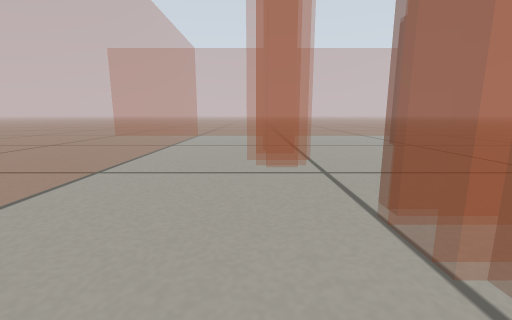
View 1 (above)

21 first-person views from a walk through a robot-simulator world made for Gazebo. The camera is 0.25 m above the floor, tilts 10° down and sees 90° across. The floor is counted in squares, 0.2 m on a side. Each view is taken from the middle of a square. On the plan, view 1 faces up. The plan holds only what a view shows up to about 12 squares ahead; the rest is blank.

View 2
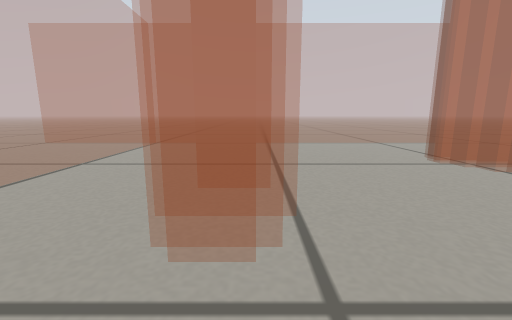

View 3
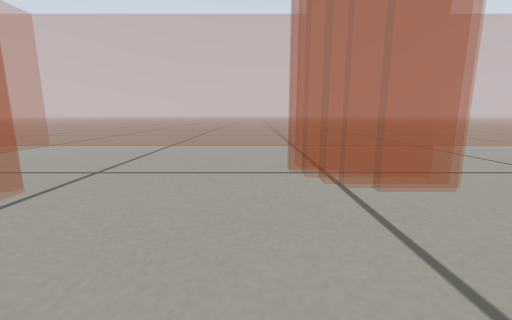

View 4
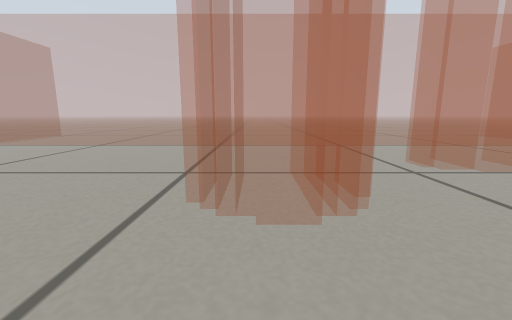

View 5
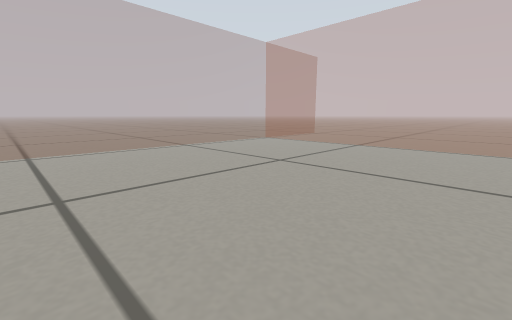

View 6
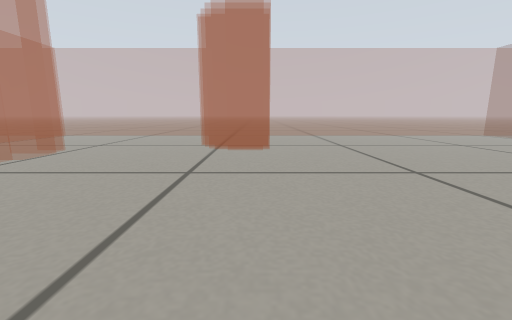

View 7
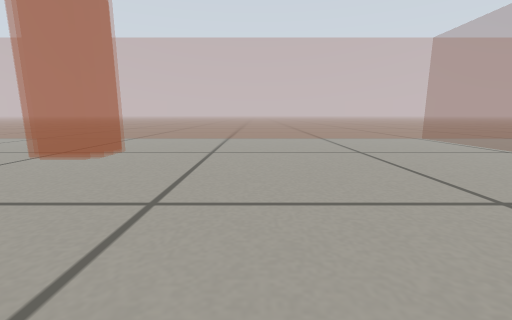

View 8
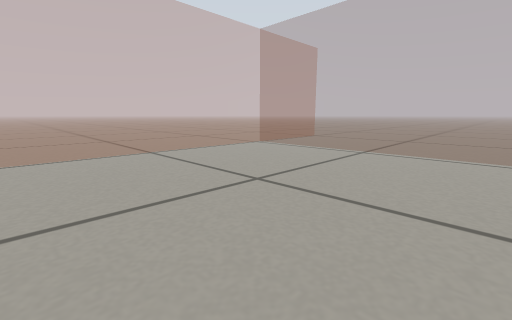

View 9
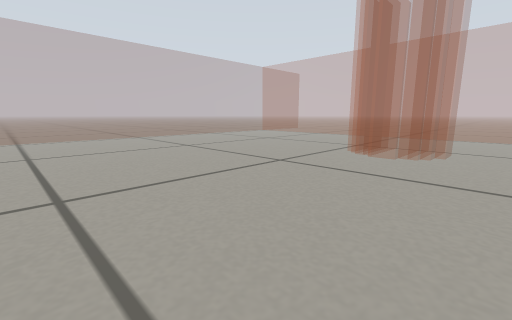

View 10
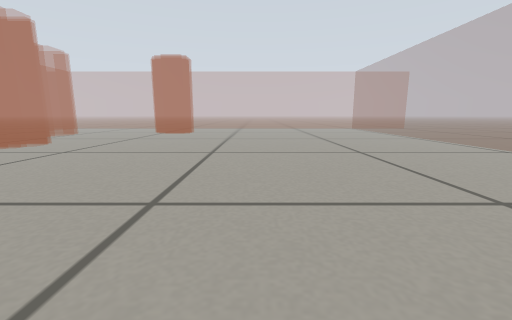

View 11
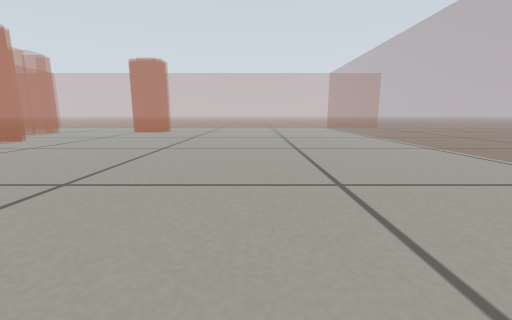

View 12
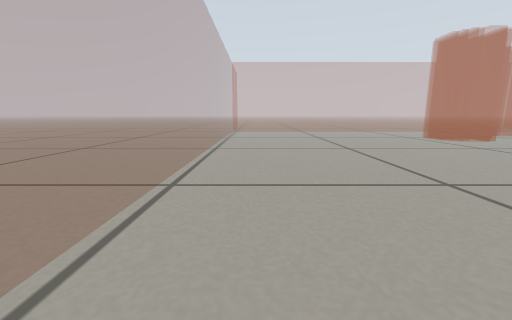

View 13
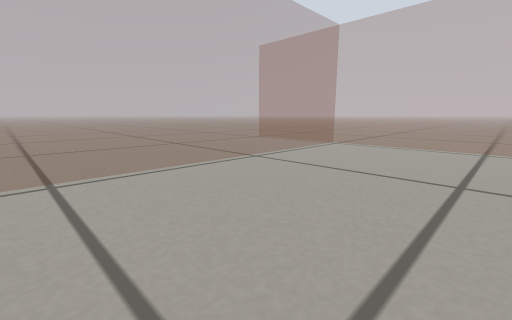

View 14
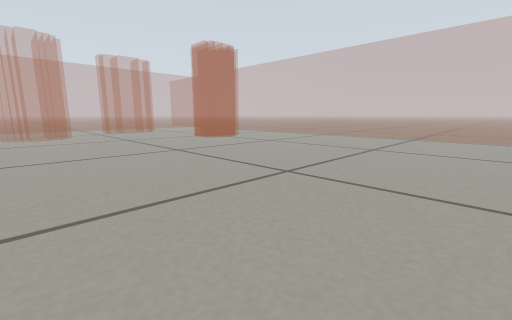

View 15
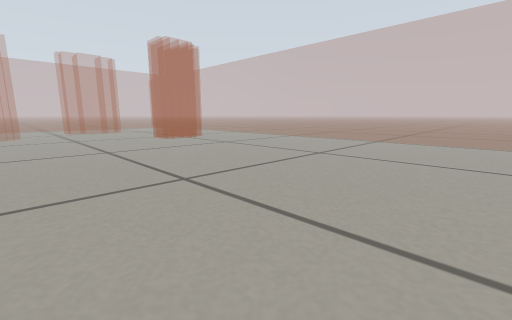

View 16
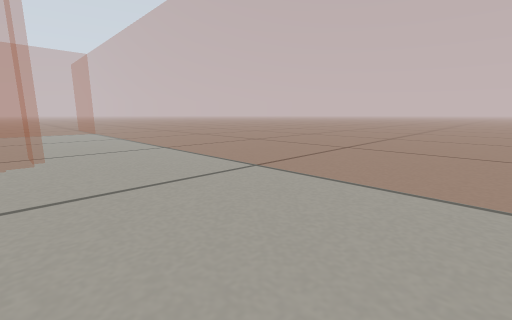

View 17
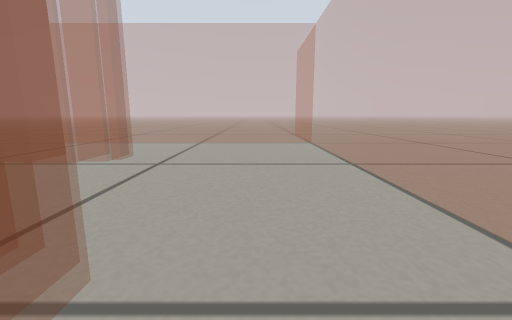

View 18
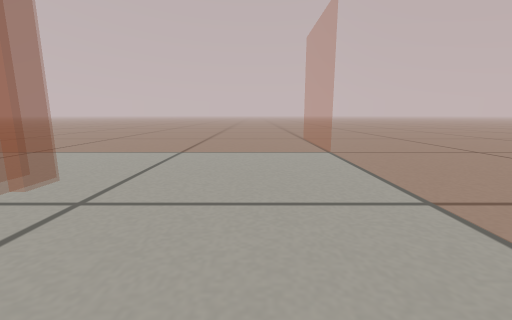

View 19
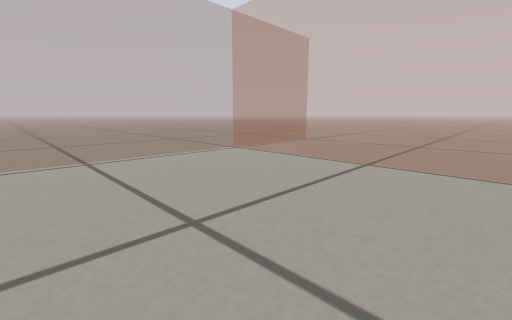

View 20
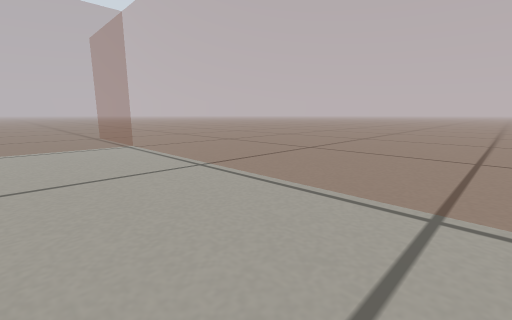

View 21
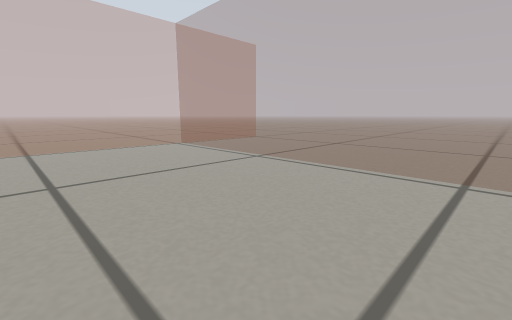

### Floor plan
Key: @ floor where view 1 was taken; . floor; = window, fence, low wall or low ledge.
Columns run from 6 left of view 1 to 24 right of it. Each row starts with its distance up from view 1.
 18 =========   ===============
 17 ============================
 16 =============================
 15 ===.........................==
 14 ===.........................===
 13 ===.........................===
 12 ===..........=..............===
 11 ===.........===.............===
 10 ===.........===.............===
  9 ===...  .....==.............===
  8 ===...  ....................===
  7 ===...  ....................===
  6 ===...  ....................===
  5 ===.........................
  4 ===......=..................===
  3 ===.....===.................===
  2  ==.....===.................===
  1  ==.....==..................===
  0  ==...@.....................===
 -1 ===.........................===
 -2 ===.........................===
 -3 ===.........................===
 -4 ===.........................===
 -5 ===.........................===
 -6 ===.........................===
 -7 ===.........................===
 -8 ===.........................===
 -9 ===.........................===
-10 ===============================
-11  =============================
-12   ===========================

Where each view was taken, in squares from view 1:
view 1: 0 up, 0 right, facing up
view 2: 4 up, 1 right, facing up
view 3: 5 up, 5 right, facing up
view 4: 2 up, 7 right, facing left
view 5: 0 up, 7 right, facing down-left
view 6: 0 up, 8 right, facing up
view 7: 2 up, 13 right, facing up
view 8: 7 up, 13 right, facing up-right
view 9: 5 up, 12 right, facing down-left
view 10: 8 down, 13 right, facing up
view 11: 9 down, 15 right, facing up
view 12: 8 down, 16 right, facing left
view 13: 1 up, 16 right, facing down-right
view 14: 1 up, 20 right, facing up-left
view 15: 3 up, 21 right, facing up-left
view 16: 11 up, 16 right, facing up-left
view 17: 13 up, 8 right, facing left
view 18: 13 up, 5 right, facing left
view 19: 2 down, 3 right, facing down-left
view 20: 6 down, 11 right, facing down-right
view 21: 5 up, 16 right, facing up-right
